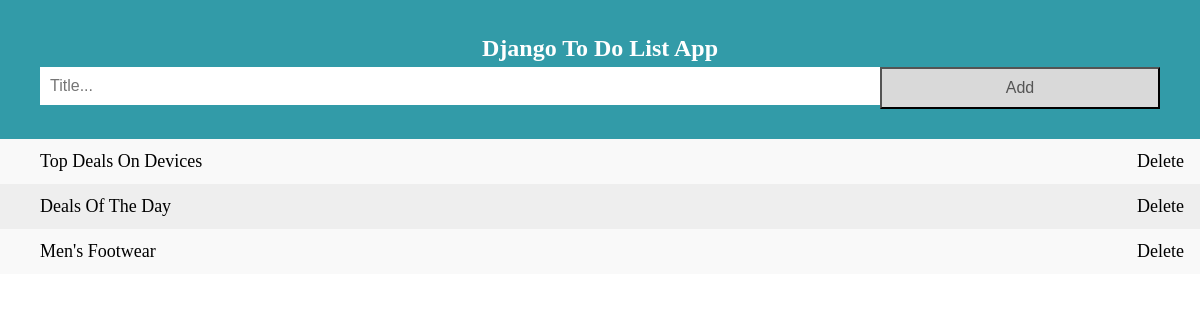
Before: / with the older database file.
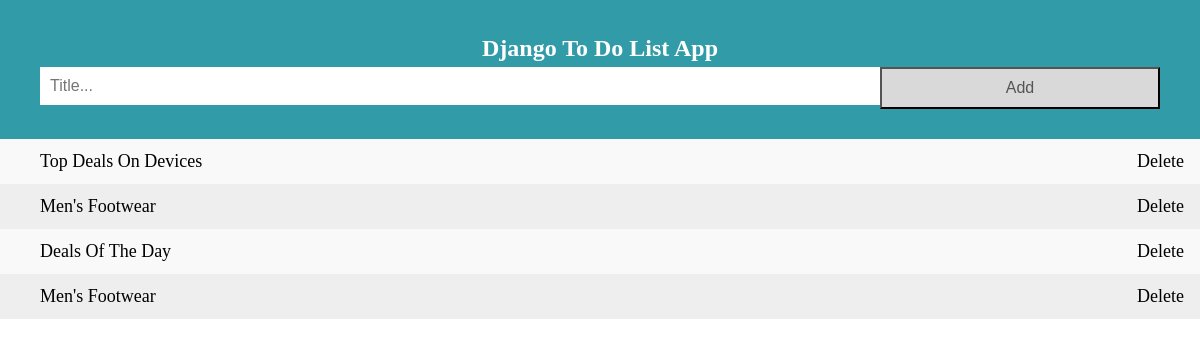
After: the same page with the newer database file.
### todo/models.py (models this page shows, shortened)
class Todo(models.Model):
    title = models.CharField(max_length=1000)

### todo/views.py (the view)
# urls.py: path('',views.index,name="index"),
def index(request):
    todo = Todo.objects.all()
    if request.method == 'POST':
        new_todo = Todo(
            title = request.POST['title']
        )
        new_todo.save()
        return redirect('/')
    return render(request,'index.html',{'todos':todo})

### templates/index.html (shortened to what this page needs)
<!DOCTYPE html>
<html>
<head>
</head>
<body>
<div id="myDIV" class="header">
  <h2 style="margin:5px">Django To Do List App</h2>
  <form action="" method="POST">
    <input type="text" name="title" id="myInput" placeholder="Title...">
    <button type="submit" class="addBtn">Add</button>
  </form>
</div>
<ul id="myUL">
  {% for todo in todos reversed %}
  <li>{{ todo.title | title }} <span class="close"><a style="text-decoration: none; color: black;" href="delete/{{todo.id}}">Delete</a></span></li>
  {% endfor %}
</ul>
</body>
</html>

### templates/index.html (style rules this page uses)
body { margin: 0; min-width: 250px; }
* { box-sizing: border-box; }
ul { margin: 0; padding: 0; }
ul li { cursor: pointer; position: relative; padding: 12px 8px 12px 40px; list-style-type: none; background: #eee; font-size: 18px; transition: 0.2s; -webkit-user-select: none; -moz-user-select: none; -ms-user-select: none; user-select: none; }
ul li:nth-child(odd) { background: #f9f9f9; }
.close { position: absolute; right: 0; top: 0; padding: 12px 16px 12px 16px; }
.header { background-color: #329ba8; padding: 30px 40px; color: white; text-align: center; }
.header:after { content: ""; display: table; clear: both; }
input { margin: 0; border: none; border-radius: 0; width: 75%; padding: 10px; float: left; font-size: 16px; }
.addBtn { padding: 10px; width: 25%; background: #d9d9d9; color: #555; float: left; text-align: center; font-size: 16px; cursor: pointer; transition: 0.3s; border-radius: 0; }

Changed rows visible on the page:
added Todo: title "Men's Footwear"
